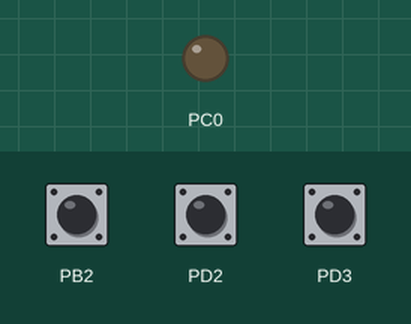
Simulated run of this program. Board: ATmega32, built with avr-gcc and emulated at 1 MHz. Parts: output pins drawn as LEDs (lit = HIGH). Inputs (shaded band) come from the test bench; at power-on: PB2 HIGH, PD2 HIGH, PD3 HIGH.

Above: at 1.2 s.
1.3 s: PB2 pulled LOW for 0.15 s
At 2.4 s:
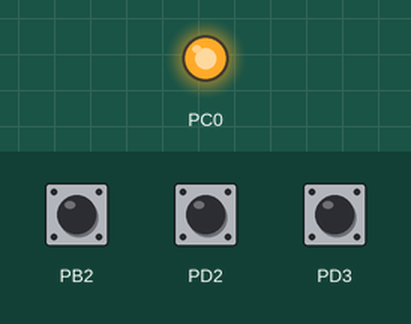
4.4 s: PB2 pulled LOW for 1 s
At 8.2 s:
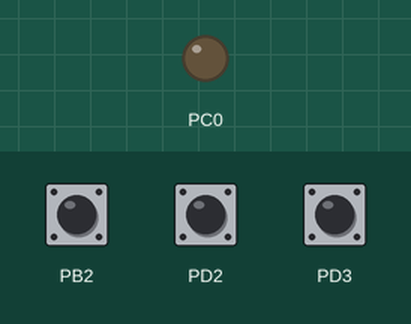
8.4 s: PB2 pulled LOW for 3.2 s
At 9.0 s:
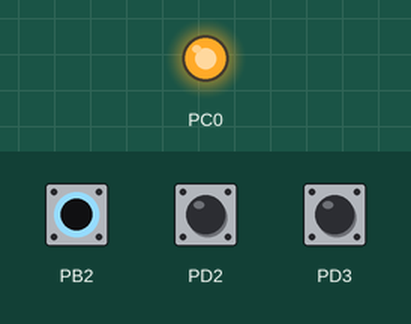
Timing chart, 0 to 12.9 s (numbered marks = the images above; inputs shaded):
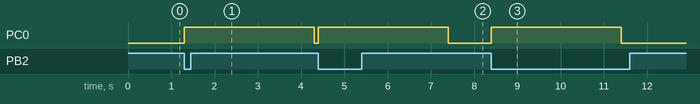

The program:

main.c
```c
/*
 * EXT_Interrupt.c
 *
 * Created: 9/25/2021 2:41:21 AM
 * Author : ahmed
 */


//#include <avr/io.h>
#define F_CPU 1000000

#include "DIO_INTERFACE.h"
#include "Interrupt_INTERFACE.h"
//#include <avr/interrupt.h>
#include <util/delay.h>

void myfunc(void);
void myfunc1(void);
void myfunc2(void);

int main(void)
{
    /* Replace with your application code */

	DIO_VoidSetPinDirection(2,portB,INPUT);
	DIO_VoidSetPinValue(2,portB,HIGH);

	DIO_VoidSetPinDirection(2,portD,INPUT);
	DIO_VoidSetPinValue(2,portD,HIGH);

	DIO_VoidSetPinDirection(3,portD,INPUT);
	DIO_VoidSetPinValue(3,portD,HIGH);

	Interrupt_VoidInterruptActivate(INT_0,FALLING_EDGE);
	Interrupt_VoidInterruptActivate(INT_1,FALLING_EDGE);
	Interrupt_VoidInterruptActivate(INT_2,FALLING_EDGE);

	DIO_VoidSetPinDirection(0,portC,OUTPUT);
	Interrupt_SetCallBackFunction(myfunc,INT_0);
	Interrupt_SetCallBackFunction(myfunc1,INT_1);
	Interrupt_SetCallBackFunction(myfunc2,INT_2);
    while (1)
    {

    }
}

void myfunc(void)
{
	DIO_VoidSetPinValue(0,portC,HIGH);
	_delay_ms(1000);
	DIO_VoidSetPinValue(0,portC,LOW);
}

void myfunc1(void)
{
	DIO_VoidSetPinValue(0,portC,HIGH);
	_delay_ms(2000);
	DIO_VoidSetPinValue(0,portC,LOW);
}


void myfunc2(void)
{
	DIO_VoidSetPinValue(0,portC,HIGH);
	_delay_ms(3000);
	DIO_VoidSetPinValue(0,portC,LOW);
}

/*ISR(INT1_vect)
{
	DIO_VoidSetPinValue(0,portC,HIGH);
	_delay_ms(3000);
	DIO_VoidSetPinValue(0,portC,LOW);
}

ISR(INT2_vect)
{
	DIO_VoidSetPinValue(0,portC,HIGH);
	_delay_ms(3000);
	DIO_VoidSetPinValue(0,portC,LOW);
}*/
```

Interrupt_INTERFACE.h
```c
/*
 * Interrupt_INIT.h
 *
 * Created: 9/25/2021 3:03:21 AM
 *  Author: ahmed
 */


#ifndef INTERRUPT_INIT_H_
#define INTERRUPT_INIT_H_


typedef enum
{
	FALLING_EDGE,
	RISING_EDGE,
	ANY_CHANGE,
	LOW_LEVEL,
	INT_0,
	INT_1,
	INT_2,
}INT_Status;


void Interrupt_VoidInterruptActivate(u8 INT_Index,u8 INT_Type);

void Interrupt_SetCallBackFunction(void (*ptrToFun) (void),u8 INT_index);


#endif /* INTERRUPT_INIT_H_ */
```

Interrupt_PROGc.c
```c
/*
 * Interrupt_PROGc.c
 *
 * Created: 9/25/2021 3:03:39 AM
 *  Author: ahmed
 */
#include "STD_TYPES.h"
#include "Interrupt_INTERFACE.h"
#include <avr/interrupt.h>
#include "Interrupt_PPRIVATE.h"
#include "BIT_MATH.h"

void (*INT0_ptr) (void);
void (*INT1_ptr) (void);
void (*INT2_ptr) (void);

void Interrupt_VoidInterruptActivate(u8 INT_Index,u8 INT_Type)
{
	/******glopal interrupt enable****/
	SREG_REG |=(1<<7);

	switch(INT_Index)
	{
		case INT_0 :
			/***INT0 enable****/
			GICR_REG |=(1<<6);
			if (INT_Type==LOW_LEVEL)
			{
				CLEAR_Bit(MCUCR_REG,0);
				CLEAR_Bit(MCUCR_REG,1);
			}
			else if (INT_Type==ANY_CHANGE)
			{
				SET_Bit(MCUCR_REG,0);
				CLEAR_Bit(MCUCR_REG,1);
			}
			else if (INT_Type==FALLING_EDGE)
			{
				SET_Bit(MCUCR_REG,1);
				CLEAR_Bit(MCUCR_REG,0);
			}
			else if (INT_Type==RISING_EDGE)
			{
				SET_Bit(MCUCR_REG,0);
				SET_Bit(MCUCR_REG,1);
			}
		case INT_1 :
			/***INT1 enable****/
			GICR_REG |=(1<<7);
			if (INT_Type==LOW_LEVEL)
			{
				CLEAR_Bit(MCUCR_REG,2);
				CLEAR_Bit(MCUCR_REG,3);
			}
			else if (INT_Type==ANY_CHANGE)
			{
				SET_Bit(MCUCR_REG,2);
				CLEAR_Bit(MCUCR_REG,3);
			}
			else if (INT_Type==FALLING_EDGE)
			{
				SET_Bit(MCUCR_REG,3);
				CLEAR_Bit(MCUCR_REG,2);
			}
			else if (INT_Type==RISING_EDGE)
			{
				SET_Bit(MCUCR_REG,2);
				SET_Bit(MCUCR_REG,3);
			}

		case INT_2 :
			/***INT2 enable****/
			GICR_REG |=(1<<5);
			if (INT_Type==FALLING_EDGE)
			{
				CLEAR_Bit(MCUCSR_REG,6);
			}
			else if (INT_Type==RISING_EDGE)
			{
				SET_Bit(MCUCSR_REG,6);
			}
	}
}

void Interrupt_SetCallBackFunction(void (*ptrToFun) (void),u8 INT_index)
{
	switch(INT_index)
	{
		case INT_0 :
			INT0_ptr=ptrToFun;

		case INT_1 :
			INT1_ptr=ptrToFun;

		case INT_2 :
			INT2_ptr=ptrToFun;
	}
}


ISR(INT0_vect)
{
	INT0_ptr();
}

ISR(INT1_vect)
{
	INT1_ptr();
}

ISR(INT2_vect)
{
	INT2_ptr();
}
```

BIT_MATH.h
```c
#ifndef BIT_MATH_H_INCLUDED
#define BIT_MATH_H_INCLUDED


#define SET_Bit(port,n)     (port|=(1<<n))        //make bit number n =1
#define CLEAR_Bit(port,n)   (port&=~(1<<n))    //make bit number n =0
#define TOGGLE_Bit(port,n)  (port^=(1<<n))    //toggle bit number n
#define GET_Bit(port,n)    ((port >>(n))&1)        //get state of bit number n
#define SHFR(x, n)    (x >> n)
#define ROTR(x, n)   ((x >> n) | (x << (23 - n)))
#define ROTL(x, n)   ((x << n) | (x >> (23 - n)))

#endif // BIT_MATH_H_INCLUDED
```

DIO_INTERFACE.h
```c
/*
 * DIO_INT.h
 *
 * Created: 9/14/2021 2:28:16 AM
 *  Author: ahmed
 */

#include "STD_TYPES.h"

#ifndef DIO_INT_H_
#define DIO_INT_H_


typedef enum
{
	INPUT,
	OUTPUT,
	portA,
	portB,
	portC,
	portD,
	HIGH  =1,
	LOW  =0,

}DIO_Status;


void DIO_VoidSetPinDirection(u8 pin_number,u8 port_number,u8 direction);
void DIO_VoidSetPinValue(u8 pin_number,u8 port_number,u8 value);

void DIO_VoidSetPortDirection(u8 port_number,u8 direction);
void DIO_VoidSetPortValue(u8 port_number,u8 value);

u8 DIO_U8GetPinValue(u8 pin_number,u8 port_number);
u8 DIO_U8GetPortValue(u8 port_number);

void DIO_VoidSetHigh4BitDirection(u8 port_number,u8 Direction);
void DIO_VoidSetHigh4BitValue(u8 port_number,u8 value);


void DIO_VoidSetLow4BitDirection(u8 port_number,u8 Direction);
void DIO_VoidSetLow4BitValue(u8 port_number,u8 value);


#endif /* DIO_INT_H_ */
```

DIO_PRIVATE.h
```c
/*
 * DIO_REG.h
 *
 * Created: 9/14/2021 2:28:42 AM
 *  Author: ahmed
 */


#ifndef DIO_REG_H_
#define DIO_REG_H_

#define DDRA_REG                           (*(volatile u8*)(0X3A))
#define PORTA_REG						   (*(volatile u8*)(0X3B))
#define PINA_REG			  		       (*(volatile u8*)(0X39))

#define DDRB_REG                           (*(volatile u8*)(0X37))
#define PORTB_REG						   (*(volatile u8*)(0X38))
#define PINB_REG			  		       (*(volatile u8*)(0X36))

#define DDRC_REG                           (*(volatile u8*)(0X34))
#define PORTC_REG						   (*(volatile u8*)(0X35))
#define PINC_REG			  		       (*(volatile u8*)(0X33))

#define DDRD_REG                           (*(volatile u8*)(0X31))
#define PORTD_REG						   (*(volatile u8*)(0X32))
#define PIND_REG			  		       (*(volatile u8*)(0X30))


#endif /* DIO_REG_H_ */
```

DIO_PROG.c
```c
/*
 * DIO_PROG.c
 *
 * Created: 9/14/2021 2:29:03 AM
 *  Author: ahmed
 */
#include "BIT_MATH.h"
#include "DIO_INTERFACE.h"
#include "STD_TYPES.h"
#include "DIO_PRIVATE.h"
//#include <avr/io.h>

void DIO_VoidSetPinDirection(u8 pin_number,u8 port_number,u8 direction)
{
	switch(port_number)
	{
		case portA:
			if (direction==OUTPUT)
			{
				SET_Bit(DDRA_REG,pin_number);
			}
			else if (direction==INPUT)
			{
				CLEAR_Bit(DDRA_REG,pin_number);
			}
			break;
		case portB:
			if (direction==OUTPUT)
			{
				SET_Bit(DDRB_REG,pin_number);
			}
			else if (direction==INPUT)
			{
				CLEAR_Bit(DDRB_REG,pin_number);
			}
			break;
		case portC:
			if (direction==OUTPUT)
			{
				SET_Bit(DDRC_REG,pin_number);
			}
			else if (direction==INPUT)
			{
				CLEAR_Bit(DDRC_REG,pin_number);
			}
			break;
		case portD:
			if (direction==OUTPUT)
			{
				SET_Bit(DDRD_REG,pin_number);
			}
			else if (direction==INPUT)
			{
				CLEAR_Bit(DDRD_REG,pin_number);
			}
			break;

	}
}


void DIO_VoidSetPinValue(u8 pin_number,u8 port_number,u8 value)
{
	switch(port_number)
	{
		case portA:
			if (value==HIGH)
			{
				SET_Bit(PORTA_REG,pin_number);
			}
			else if (value==LOW)
			{
				CLEAR_Bit(PORTA_REG,pin_number);
			}
			break;
		case portB:
			if (value==HIGH)
			{
				SET_Bit(PORTB_REG,pin_number);
			}
			else if (value==LOW)
			{
				CLEAR_Bit(PORTB_REG,pin_number);
			}
			break;

		case portC:
			if (value==HIGH)
			{
				SET_Bit(PORTC_REG,pin_number);
			}
			else if (value==LOW)
			{
				CLEAR_Bit(PORTC_REG,pin_number);
			}
			break;
		case portD:
			if (value==HIGH)
			{
				SET_Bit(PORTD_REG,pin_number);
			}
			else if (value==LOW)
			{
				CLEAR_Bit(PORTD_REG,pin_number);
			}
			break;
	}
}


void DIO_VoidSetPortDirection(u8 port_number,u8 direction)
{
	u8 pinnumber=8;
	switch(port_number)
	{
		case portA:
			if (direction==OUTPUT)
			{
				for (u16 i=0; i<pinnumber; i++)
				{
					SET_Bit(DDRA_REG,i);
				}
			}
			else if (direction==INPUT)
			{
				for (u16 i=0; i<pinnumber; i++)
				{
					CLEAR_Bit(DDRA_REG,i);
				}
			}
		break;
		case portB:
			if (direction==OUTPUT)
			{
				for (u16 i=0; i<pinnumber; i++)
				{
					SET_Bit(DDRB_REG,i);
				}
			}
			else if (direction==INPUT)
			{
				for (u16 i=0; i<pinnumber; i++)
				{
					CLEAR_Bit(DDRB_REG,i);
				}
			}
			break;
		case portC:
			if (direction==OUTPUT)
			{
				for (u16 i=0; i<pinnumber; i++)
				{
					SET_Bit(DDRC_REG,i);
				}
			}
			else if (direction==INPUT)
			{
				for (u16 i=0; i<pinnumber; i++)
				{
					CLEAR_Bit(DDRC_REG,i);
				}
			}
			break;
		case portD:
			if (direction==OUTPUT)
			{
				for (u16 i=0; i<pinnumber; i++)
				{
					SET_Bit(DDRD_REG,i);
				}
			}
			else if (direction==INPUT)
			{
				for (u16 i=0; i<pinnumber; i++)
				{
					CLEAR_Bit(DDRD_REG,i);
				}
			}
			break;
	}
}


void DIO_VoidSetPortValue(u8 port_number,u8 value)
{
	switch(port_number)
	{
		case portA:
			PORTA_REG =value;
			break;
		case portB:
			PORTB_REG =value;
			break;
		case portC:
			PORTC_REG =value;
			break;
		case portD:
			PORTD_REG =value;
			break;
	}
}


u8 DIO_U8GetPinValue(u8 pin_number,u8 port_number)
{
	u8 pinvalue=0;

	switch(port_number)
	{
		case portA:
			pinvalue = GET_Bit(PINA_REG,pin_number);
			break;

		case portB:
			pinvalue = GET_Bit(PINB_REG,pin_number);
			break;

		case portC:
			pinvalue = GET_Bit(PINC_REG,pin_number);
			break;

		case portD:
			pinvalue = GET_Bit(PIND_REG,pin_number);
			break;
	}

	return ((pinvalue) & (0X01));
}

u8 DIO_U8GetPortValue(u8 port_number)
{
	u8 pinvalue=0;

	switch(port_number)
	{
		case portA:
			pinvalue = PINA_REG;
			break;

		case portB:
			pinvalue = PINB_REG;
			break;

		case portC:
			pinvalue = PINC_REG;
			break;

		case portD:
			pinvalue =PIND_REG;
			break;
	}

	return (pinvalue) ;
}


void DIO_VoidSetHigh4BitDirection(u8 port_number,u8 Direction)
{
	switch(port_number)
	{
		case portA:
			DDRA_REG &=0X0F;
			DDRA_REG |=Direction;
			break;

		case portB:
			DDRA_REG &=0X0F;
			DDRA_REG |=Direction;
			break;

		case portC:
			DDRA_REG &=0X0F;
			DDRA_REG |=Direction;
			break;

		case portD:
			DDRA_REG &=0X0F;
			DDRA_REG |=Direction;
			break;
	}
}

void DIO_VoidSetHigh4BitValue(u8 port_number,u8 value)
{
	switch(port_number)
	{
		case portA:
			PORTA_REG &=0X0F;
			PORTA_REG |=value;
			break;

		case portB:
			PORTB_REG &=0X0F;
			PORTB_REG |=value;
			break;

		case portC:
			PORTC_REG &=0X0F;
			PORTC_REG |=value;
			break;

		case portD:
			PORTD_REG &=0X0F;
			PORTD_REG |=value;
			break;
	}
}


void DIO_VoidSetLow4BitDirection(u8 port_number,u8 Direction)
{
	switch(port_number)
	{
		case portA:
			DDRA_REG &=0XF0;
			DDRA_REG |=Direction;
			break;

		case portB:
			DDRA_REG &=0XF0;
			DDRA_REG |=Direction;
			break;

		case portC:
			DDRA_REG &=0XF0;
			DDRA_REG |=Direction;
			break;

		case portD:
			DDRA_REG &=0XF0;
			DDRA_REG |=Direction;
			break;
	}
}


void DIO_VoidSetLow4BitValue(u8 port_number,u8 value)
{
	switch(port_number)
	{
		case portA:
			PORTA_REG &=0XF0;
			PORTA_REG |=value;
			break;

		case portB:
			PORTB_REG &=0XF0;
			PORTB_REG |=value;
			break;

		case portC:
			PORTC_REG &=0XF0;
			PORTC_REG |=value;
			break;

		case portD:
			PORTD_REG &=0XF0;
			PORTD_REG |=value;
			break;
	}
}
```

Interrupt_PPRIVATE.h
```c
/*
 * Interrupt_REG.h
 *
 * Created: 9/25/2021 1:03:16 PM
 *  Author: ahmed
 */


#ifndef INTERRUPT_REG_H_
#define INTERRUPT_REG_H_

#define SREG_REG					(*((volatile u8*) 0X5F))

#define GICR_REG					(*((volatile u8*) 0X5B))

#define GIFR_REG					(*((volatile u8*) 0X5A))

#define MCUCR_REG					(*((volatile u8*) 0X55))

#define MCUCSR_REG					(*((volatile u8*) 0X54))

#endif /* INTERRUPT_REG_H_ */
```

STD_TYPES.h
```c
#ifndef STD_TYPES_H_INCLUDED
#define STD_TYPES_H_INCLUDED

typedef unsigned char u8;
typedef signed char s8;
typedef unsigned short int u16;
typedef unsigned long int u32;
typedef unsigned long long int u64;
typedef signed short int s16;
typedef signed long int s32;
typedef signed long long int s64;
typedef float f32;
typedef double f64;
typedef long double f128;

typedef unsigned char* p8;
typedef signed char* ps8;
typedef unsigned short int* pu16;
typedef unsigned long int* pu32;
typedef unsigned long long int* pu64;
typedef signed short int* ps16;
typedef signed long int* ps32;
typedef signed long long int* ps64;
typedef float* pf32;
typedef double* pf64;
typedef long double* pf128;

#endif // STD_TYPES_H_INCLUDED
```

Measured:
- after the input at 1.3 s, PC0: LOW → HIGH at once, → LOW 3.0 s later
- after the input at 4.4 s, PC0: LOW → HIGH at once, → LOW 3.0 s later
- after the input at 8.4 s, PC0: LOW → HIGH at once, → LOW 3.0 s later
